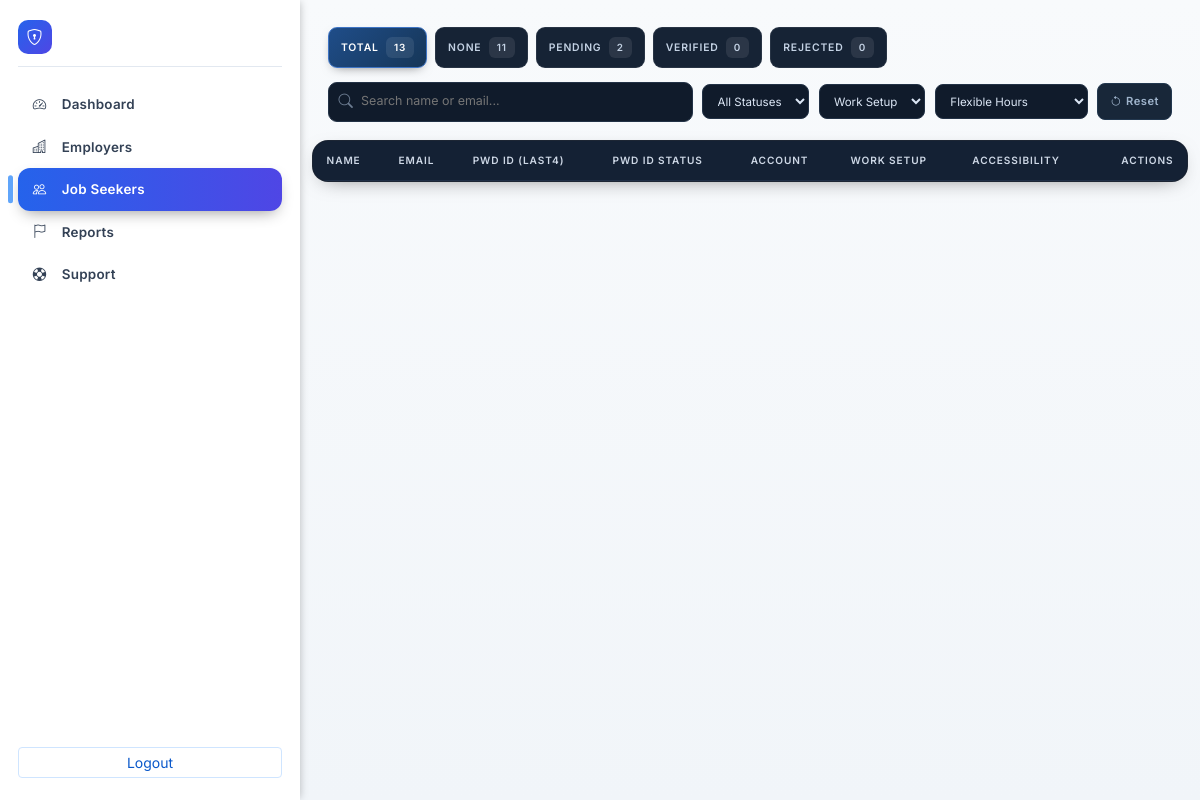
Page /public/admin_job_seekers.php?acc=Flexible Hours (signed in) on the earlier database version.
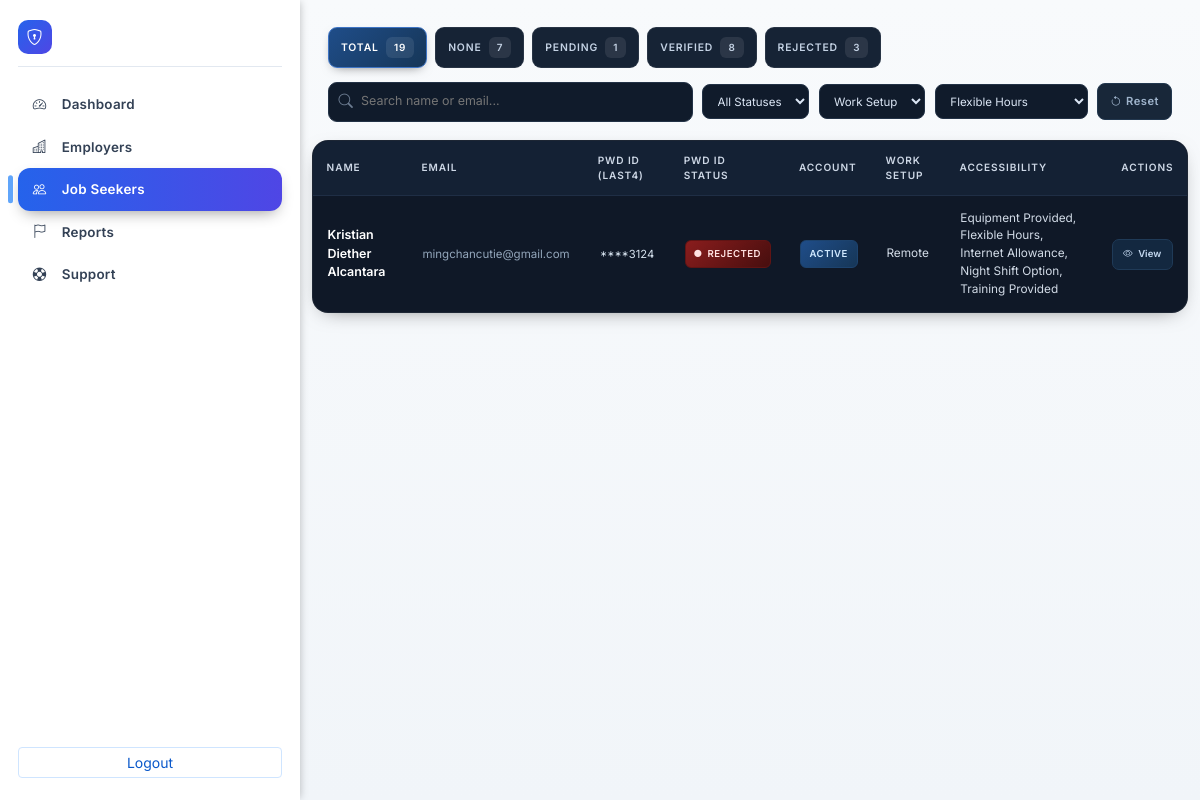
Same page on the later database version.
### tables this page shows
CREATE TABLE `users` (
  `user_id` varchar(40) NOT NULL,
  `name` varchar(120) NOT NULL,
  `date_of_birth` date DEFAULT NULL,
  `gender` enum('Male','Female','Non-binary','Prefer not to say') DEFAULT NULL,
  `phone` varchar(30) DEFAULT NULL,
  `region` varchar(100) DEFAULT NULL,
  `province` varchar(100) DEFAULT NULL,
  `city` varchar(100) DEFAULT NULL,
  `full_address` varchar(255) DEFAULT NULL,
  `email` varchar(180) NOT NULL,
  `password` varchar(255) DEFAULT NULL,
  `role` enum('job_seeker','employer','admin') NOT NULL DEFAULT 'job_seeker',
  `experience` int(11) DEFAULT 0,
  `education` varchar(120) DEFAULT NULL,
  `education_level` varchar(120) DEFAULT NULL,
  `primary_skill_summary` text DEFAULT NULL,
  `profile_completeness` tinyint(3) UNSIGNED NOT NULL DEFAULT 0,
  `profile_last_calculated` datetime DEFAULT NULL,
  `disability` varchar(255) DEFAULT NULL,
  `disability_type` varchar(120) DEFAULT NULL,
  `disability_severity` enum('Mild','Moderate','Severe') DEFAULT NULL,
  `assistive_devices` varchar(255) DEFAULT NULL,
  `pwd_id_number` varbinary(255) DEFAULT NULL,
  `pwd_id_last4` varchar(8) DEFAULT NULL,
  `pwd_id_status` enum('None','Pending','Verified','Rejected') NOT NULL DEFAULT 'None',
  `job_seeker_status` enum('Active','Suspended') NOT NULL DEFAULT 'Active',
  `pwd_id_review_note` text DEFAULT NULL,
  `pwd_id_reviewed_at` datetime DEFAULT NULL,
  `pwd_id_reviewed_by` varchar(40) DEFAULT NULL,
  `resume` varchar(255) DEFAULT NULL,
  `video_intro` varchar(255) DEFAULT NULL,
  `expected_salary_currency` varchar(8) DEFAULT 'PHP',
  `expected_salary_min` int(11) DEFAULT NULL,
  `expected_salary_max` int(11) DEFAULT NULL,
  `expected_salary_period` enum('monthly','yearly','hourly') DEFAULT 'monthly',
  `interests` text DEFAULT NULL,
  `accessibility_preferences` varchar(255) DEFAULT NULL,
  `preferred_location` varchar(255) DEFAULT NULL,
  `preferred_work_setup` enum('On-site','Hybrid','Remote') DEFAULT NULL,
  `created_at` timestamp NOT NULL DEFAULT current_timestamp(),
  `company_name` varchar(255) DEFAULT '',
  `business_email` varchar(255) DEFAULT '',
  `company_website` varchar(255) DEFAULT NULL,
  `company_phone` varchar(64) DEFAULT NULL,
  `business_permit_number` varchar(100) DEFAULT NULL,
  `employer_status` enum('Pending','Approved','Suspended','Rejected') DEFAULT 'Pending',
  `suspension_reason` text DEFAULT NULL,
  `employer_doc` varchar(255) DEFAULT '',
  `profile_picture` varchar(255) DEFAULT NULL,
  `deleted_at` datetime DEFAULT NULL
);

### classes/User.php (called while the page is built, shortened)
<?php
require_once __DIR__.'/Helpers.php';
class User {
    public static function listAccessibilityPrefs(string $userId): array {
        try {
            $pdo = Database::getConnection();
            $st = $pdo->prepare("SELECT tag FROM user_accessibility_prefs WHERE user_id=? ORDER BY tag ASC");
            $st->execute([$userId]);
            return array_column($st->fetchAll(PDO::FETCH_ASSOC),'tag');
        } catch (Throwable $e) { return []; }
    }
    public static function jobSeekerCounts(): array {
        $pdo = Database::getConnection();
        $rows = $pdo->query("
            SELECT pwd_id_status AS status, COUNT(*) c
            FROM users
            WHERE role='job_seeker'
            GROUP BY pwd_id_status
        ")->fetchAll(PDO::FETCH_ASSOC);
        $out = [
            'total'    => 0,
            'Verified' => 0,
            'Pending'  => 0,
            'Rejected' => 0,
            'None'     => 0,
            'Other'    => 0
        ];
        foreach ($rows as $r) {
            $s = $r['status'] ?: 'None';
            $out['total'] += (int)$r['c'];
            if (isset($out[$s])) {
                $out[$s] += (int)$r['c'];
            } else {
                $out['Other'] += (int)$r['c'];
            }
        }
        return $out;
    }
}

### classes/Helpers.php (called while the page is built, shortened)
<?php
class Helpers {
    public static function sanitizeOutput(?string $v): string {
        return htmlspecialchars((string)$v, ENT_QUOTES, 'UTF-8');
    }
}

### public/admin_job_seekers.php (the view, shortened to what the changed rows need)
<?php
require_once '../classes/Helpers.php';
require_once '../classes/User.php';
$accTagFilter = trim($_GET['acc'] ?? '');
$pdo = Database::getConnection();
$where = "u.role='job_seeker'";
$params = [];
$join = '';
if ($accTagFilter !== '') {
  $join = "JOIN user_accessibility_prefs ap ON ap.user_id = u.user_id AND ap.tag = ?";
  $params[] = $accTagFilter;
}
$sql = "SELECT u.user_id,u.name,u.email,u.pwd_id_last4,u.pwd_id_status,u.job_seeker_status,u.preferred_work_setup,u.created_at
    FROM users u
    $join
    WHERE $where
    ORDER BY (u.pwd_id_status='Pending') DESC, u.created_at DESC
    LIMIT 300";
try {
  $stmt = $pdo->prepare($sql);
  $stmt->execute($params);
  $rows = $stmt->fetchAll(PDO::FETCH_ASSOC);
} catch (Throwable $e) {
  $fallbackSql = str_replace(',u.job_seeker_status','', $sql);
  $stmt = $pdo->prepare($fallbackSql);
  $stmt->execute($params);
  $rowsRaw = $stmt->fetchAll(PDO::FETCH_ASSOC) ?: [];
  $rows = [];
  foreach ($rowsRaw as $r) {
    if (!isset($r['job_seeker_status'])) $r['job_seeker_status'] = 'Active';
    $rows[] = $r;
  }
  $_SESSION['flash']['error'] = 'Note: job_seeker_status column missing. Run migration 20250922_add_job_seeker_status.sql to enable suspension feature.';
}
$counts = User::jobSeekerCounts();
include '../includes/header.php';
?>
<div class="admin-layout">
  <?php include '../includes/admin_sidebar.php'; ?>
  <div class="admin-main">
<div class="js-topbar fade-in">
  <div class="js-chips" id="jsStatusChips">
    <div class="js-chip active" data-filter="">Total <span class="count"><?php echo (int)$counts['total']; ?></span></div>
    <div class="js-chip" data-filter="None">None <span class="count"><?php echo (int)$counts['None']; ?></span></div>
    <div class="js-chip" data-filter="Pending">Pending <span class="count"><?php echo (int)$counts['Pending']; ?></span></div>
    <div class="js-chip" data-filter="Verified">Verified <span class="count"><?php echo (int)$counts['Verified']; ?></span></div>
    <div class="js-chip" data-filter="Rejected">Rejected <span class="count"><?php echo (int)$counts['Rejected']; ?></span></div>
  </div>
</div>
<div class="seekers-wrapper fade-in" id="seekersWrapper">
  <table class="seekers-table" id="seekersTable">
    <thead>
      <tr>
        <th data-sort="name">Name</th>
        <th data-sort="email">Email</th>
        <th data-sort="pwd">PWD ID (Last4)</th>
        <th data-sort="pwd_status">PWD ID Status</th>
  <th data-sort="acct">Account</th>
  <th>Work Setup</th>
  <th>Accessibility</th>
  <th style="text-align:right">Actions</th>
      </tr>
    </thead>
    <tbody>
      <?php if (!$rows): ?>
        <tr><td colspan="8" class="empty-state">No job seekers found.</td></tr>
      <?php else: foreach ($rows as $r): ?>
        <?php
          $st = $r['pwd_id_status'] ?: 'None';
          $acct = $r['job_seeker_status'] ?: 'Active';
          $last4 = $r['pwd_id_last4'] ? '****'.$r['pwd_id_last4'] : '—';
          $ws = (string)($r['preferred_work_setup'] ?? '');
          $accList = User::listAccessibilityPrefs($r['user_id']);
          $accDataAttr = $accList ? htmlspecialchars(implode('|',$accList)) : '';
          $accDisp = $accList ? implode(', ', $accList) : '';
        ?>
        <tr data-status="<?php echo htmlspecialchars($st); ?>" data-acct="<?php echo htmlspecialchars($acct); ?>" data-ws="<?php echo htmlspecialchars($ws); ?>" data-acc="<?php echo $accDataAttr; ?>">
          <td class="fw-semibold" style="color:#fff;font-size:.78rem"><?php echo Helpers::sanitizeOutput($r['name']); ?></td>
          <td style="color:#93a6bb;font-size:.72rem"><?php echo Helpers::sanitizeOutput($r['email']); ?></td>
          <td style="text-align:center;font-size:.7rem;color:#d7e3ef"><?php echo $last4; ?></td>
          <td style="text-align:center">
            <span class="status-badge pwd-<?php echo htmlspecialchars($st); ?>">
              <i class="bi bi-circle-fill" style="font-size:.45rem"></i><?php echo htmlspecialchars($st); ?>
            </span>
          </td>
          <td><span class="status-badge acct-<?php echo htmlspecialchars($acct); ?>"><?php echo htmlspecialchars($acct); ?></span></td>
          <td><?php echo $ws?htmlspecialchars($ws):'—'; ?></td>
          <td><?php echo $accDisp?htmlspecialchars($accDisp):'—'; ?></td>
          <td class="actions" style="text-align:right">
            <form method="post" action="admin_job_seeker_view" class="d-inline">
              <button type="submit" class="view-btn"><i class="bi bi-eye"></i>View</button>
            </form>
          </td>
        </tr>
      <?php endforeach; endif; ?>
    </tbody>
  </table>
</div>
</div>
<?php include '../includes/footer.php'; ?>

### includes/admin_sidebar.php (shortened to what the changed rows need)
<?php
if (!isset($currentPage)) $currentPage = basename($_SERVER['PHP_SELF']);
$adminNavItems = [
  ['file' => 'admin_dashboard.php', 'icon' => 'speedometer2', 'label' => 'Dashboard'],
  ['file' => 'admin_employers.php', 'icon' => 'buildings', 'label' => 'Employers'],
  ['file' => 'admin_job_seekers.php', 'icon' => 'people', 'label' => 'Job Seekers'],
  ['file' => 'admin_reports.php', 'icon' => 'flag', 'label' => 'Reports'],
  ['file' => 'admin_support_tickets.php', 'icon' => 'life-preserver', 'label' => 'Support'],
];
?>
<aside class="admin-sidebar" id="adminSidebar" aria-label="Admin navigation">
  <div class="admin-sidebar-inner">
    <nav class="admin-nav flex-grow-1">
      <ul class="list-unstyled m-0 p-0">
        <?php foreach ($adminNavItems as $item):
          $active = ($currentPage === $item['file']);
        ?>
          <li>
            <a href="<?php echo $item['file']; ?>" class="admin-nav-link <?php echo $active?'active':''; ?>" aria-current="<?php echo $active?'page':'false'; ?>">
              <i class="bi bi-<?php echo $item['icon']; ?> me-2"></i>
              <span><?php echo htmlspecialchars($item['label']); ?></span>
            </a>
          </li>
        <?php endforeach; ?>
      </ul>
    </nav>
  </div>
</aside>

Differences in the rows shown:
added users: name "Kristian Diether Alcantara", email "mingchancutie@gmail.com", pwd_id_last4 "****3124", job_seeker_status "ACTIVE", preferred_work_setup "Remote", accDisp "Equipment Provided, Flexible Hours, Internet Allowance, Night Shift Option, Training Provided"
Other differences:
$counts['total']: "13" → "19"
$counts['None']: "11" → "7"
$counts['Pending']: "2" → "1"
$counts['Verified']: "0" → "8"
$counts['Rejected']: "0" → "3"
